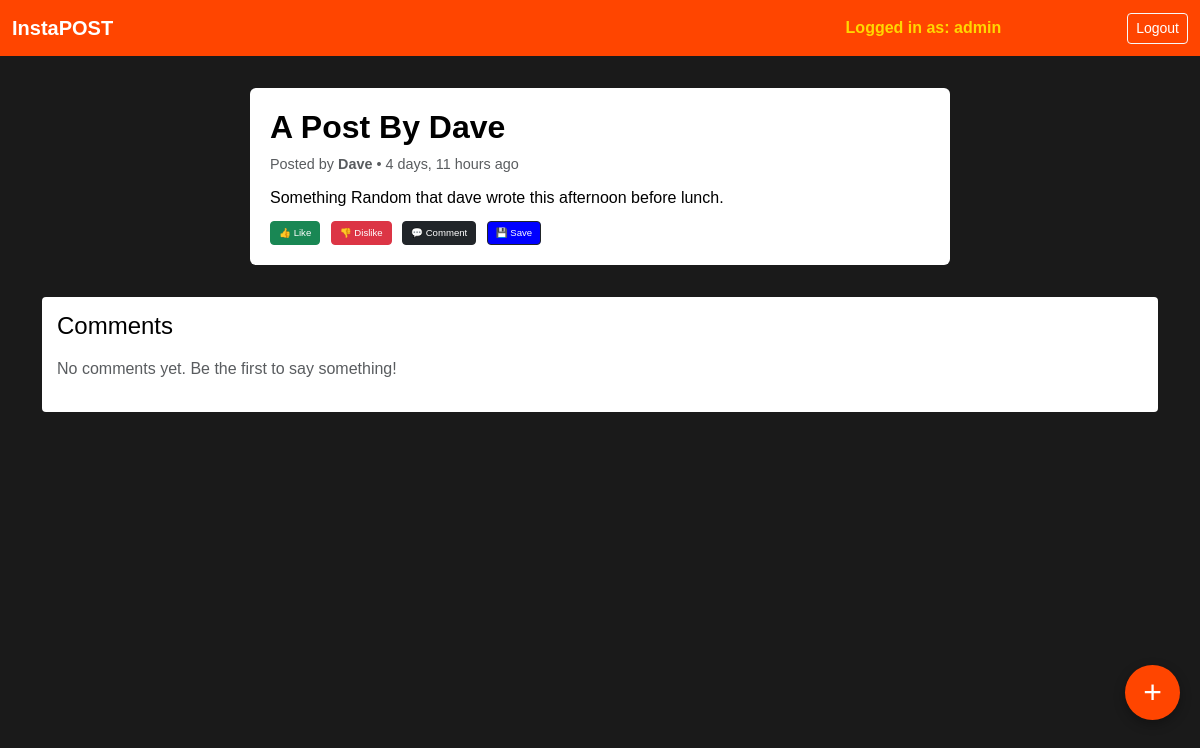
The app's page /posts/post/5 (signed in), older data.
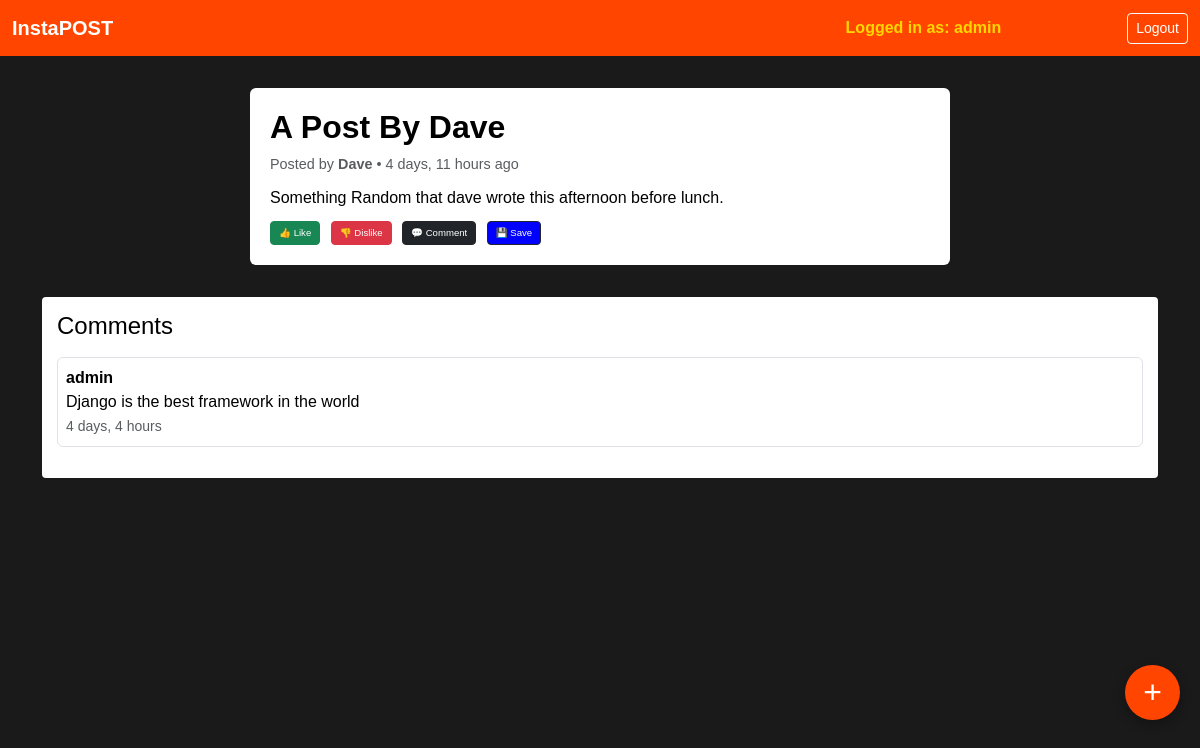
The same page, newer data.
### posts/models.py (models this page shows, shortened)
class Comment(models.Model):
    post = models.ForeignKey(Post, on_delete=models.CASCADE)
    user = models.ForeignKey(User, on_delete=models.CASCADE)
    content = models.CharField(max_length=500)
    created_on = models.DateTimeField(auto_now_add=True)

### posts/views.py (the view)
# urls.py: path('post/<int:pk>', PostDetailView.as_view(), name='post_detail'),
@method_decorator(login_required, name='dispatch')
class PostDetailView(DetailView):
    template_name = 'posts/post_detail.html'
    model = Post
    def get_context_data(self, **kwargs):
        context = super().get_context_data(**kwargs)
        post = Post.objects.get(id=self.kwargs['pk'])
        context['comments'] = Comment.objects.filter(post=post)
        return context

### templates/posts/post_detail.html (shortened to what this page needs)
{% extends "base.html" %}
{% load static %}
{% block css %}
<link rel="stylesheet" href="{% static 'posts/post_detail.css' %}">
<link rel="stylesheet" href="{% static 'posts/style.css' %}">
{% endblock css %}
{% block content %}
<div class="container">
  <div class="post-detail">
    <h2>{{ post.title|title }}</h2>
    <p class="text-muted" style="font-size: 0.9rem;">
      Posted by <strong>{{ post.user.username|truncatechars:10 }}</strong> • {{ post.created_on|timesince }} ago
    </p>
    <p>{{ post.content }}</p>
    {% if not post.user == request.user %}
    <div class="post-actions">
      <button class="btn btn-sm btn-success">👍 Like</button>
      <button class="btn btn-sm btn-danger">👎 Dislike</button>
      <a href="{% url 'add_comment' pk=post.id %}"><button class="btn btn-sm btn-dark">💬 Comment</button></a>
      <button class="btn btn-sm btn-dark save-btn" style="background-color: blue;" data-id="{{post.id}}">💾 Save</button>
    </div>
    {% else %}
    <div class="post-actions">
     <a href="{% url 'add_comment' pk=post.id %}"><button class="btn btn-sm btn-dark">💬 Comment</button></a>
      <button class="btn btn-sm btn-dark save-btn" style="background-color: blue;" data-id="{{post.id}}">💾 Save</button>
    </div>
    {% endif %}
  </div>
  <div class="comments-section mt-4">
    <h4>Comments</h4>
    {% if comments %}
      {% for comment in comments %}
        <div class="comment mb-3 p-2 border rounded">
          <strong>{{ comment.user.username }}</strong><br>
          {{ comment.content }}<br>
          <small class="text-muted">{{ comment.created_on|timesince }}</small>
        </div>
      {% endfor %}
    {% else %}
      <p class="text-muted">No comments yet. Be the first to say something!</p>
    {% endif %}
  </div>
</div>
<a href="{% url 'create_post' %}" class="fab-plus-btn">+</a>
{% endblock content %}

Row changes from the older to the newer data that the page shows:
added Comment: user.username "admin", content "Django is the best framework in the world", created_on "4 days, 4 hours"
Text that changed along with them:
text no longer shown: "No comments yet. Be the first to say something!"
